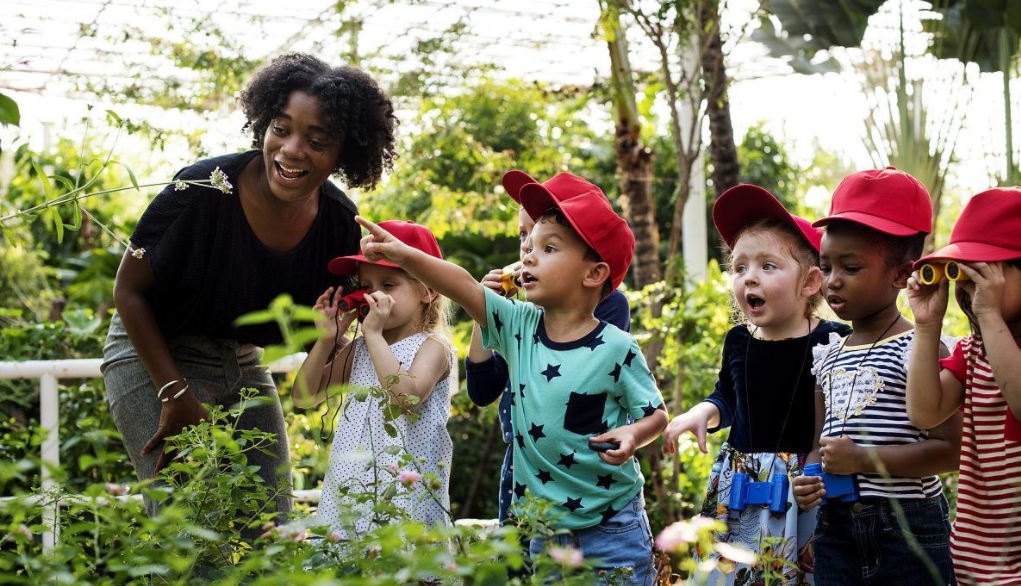
#> input picture 103+邓鋆+深圳/第四周/w2.png, 1021 x 586 px
$ python canny_Detail.py
#> lines starting #> are read from the running program, lines starting #| are printed output that depends on the picture; after the words box and inside, x2 and y2 are one past the last pixel; in counts of white or black regions, pixels touching at a corner belong together
#> further down, img is the input picture: shape (586, 1021, 4) float32; mean R, G, B, A 0.495, 0.482, 0.394, 1
import numpy as np
import matplotlib.pyplot as plt
import math


def do_canny(img):
    #1、处理高斯平滑
    dim = 3
    sigma = 0.5  # 高斯平滑时的高斯核参数，标准差，可调
    Gaussian_filter = np.zeros([dim, dim])

    #tmp = [i-dim//2 for i in range(dim)]  # 生成一个序列
    tmp = [-1,0,1]


    n1 = 1 / (2 * math.pi * sigma ** 2)  # 计算高斯核
    n2 = -1 / (2 * sigma ** 2)
    for i in range(dim):
        for j in range(dim):
            Gaussian_filter[i, j] = n1 * math.exp(n2 * (tmp[i] ** 2 + tmp[j] ** 2))
    dx, dy = img.shape
#> dx = 586; dy = 1021
    img_new = np.zeros(img.shape)  # 存储平滑之后的图像，zeros函数得到的是浮点型数据
    #tmp = dim//2

    tmp = 1

    img_pad = np.pad(img, ((tmp, tmp), (tmp, tmp)), 'constant')  # 边缘填补,  0轴填充 1 行0， 1轴填充1列0
    print('img_pad' , img_pad)
#> (printed output is left out)

    for i in range(dx):
        for j in range(dy):
            img_new[i, j] = np.sum(img_pad[i:i + dim, j:j + dim] * Gaussian_filter)
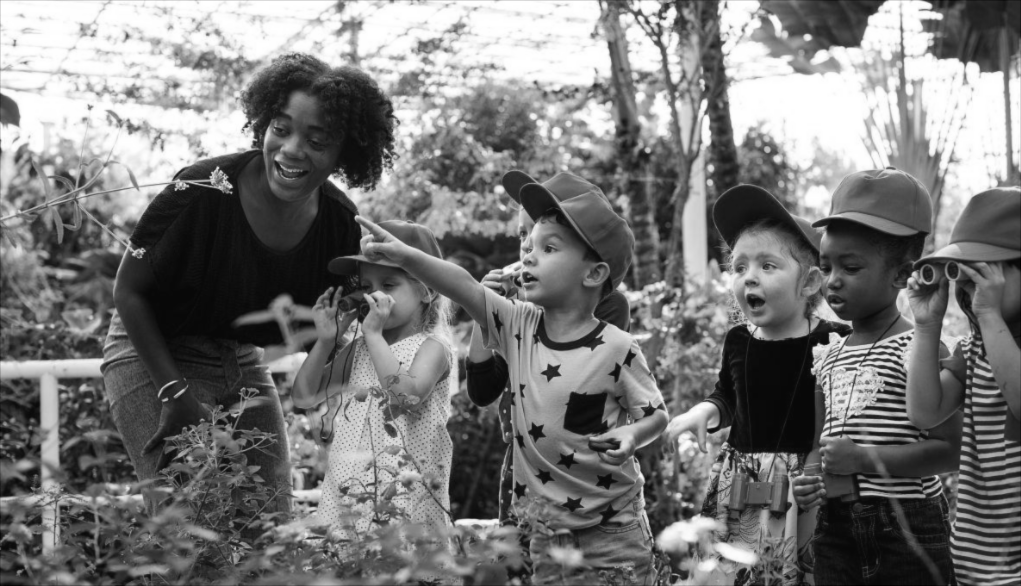
#> img_new: shape (586, 1021) float64; min 58.93, max 262.1, mean 155.3; drawn with min black and max white

    #plt.figure(1)
    #plt.imshow(img_new.astype(np.uint8), cmap='gray')  # 此时的img_new是255的浮点型数据，强制类型转换才可以，gray灰阶
    #plt.axis('off')

    #plt.show()

    # 2、求梯度
    sobel_kernel_x = np.array([[-1, 0, 1], [-2, 0, 2], [-1, 0, 1]])
    sobel_kernel_y = np.array([[1, 2, 1], [0, 0, 0], [-1, -2, -1]])

    img_tidu_x = np.zeros(img_new.shape)  # 存储梯度图像
    img_tidu_y = np.zeros([dx, dy])
    img_tidu = np.zeros(img_new.shape)
    jiaodu = np.zeros(img_new.shape)

    print('img_tidu_x',img_tidu_x.shape)
#| img_tidu_x (586, 1021)
    print('img_tidu_y',img_tidu_y.shape)
#| img_tidu_y (586, 1021)

    img_pad = np.pad(img_new, ((1, 1), (1, 1)), 'constant')  # 边缘填补，根据上面矩阵结构所以写1

    for i in range(dx):
        for j in range(dy):
            img_tidu_x[i, j] = np.sum(img_pad[i:i + 3, j:j + 3] * sobel_kernel_x)  # x方向
            img_tidu_y[i, j] = np.sum(img_pad[i:i + 3, j:j + 3] * sobel_kernel_y)  # y方向
            img_tidu[i, j] = np.sqrt(img_tidu_x[i, j] ** 2 + img_tidu_y[i, j] ** 2)   #计算梯度值
            jiaodu[i,j] = math.degrees(math.atan2(img_tidu_y[i, j],img_tidu_x[i, j]))

            if jiaodu[i,j] < 0:
                jiaodu[i, j] = jiaodu[i,j] + 360
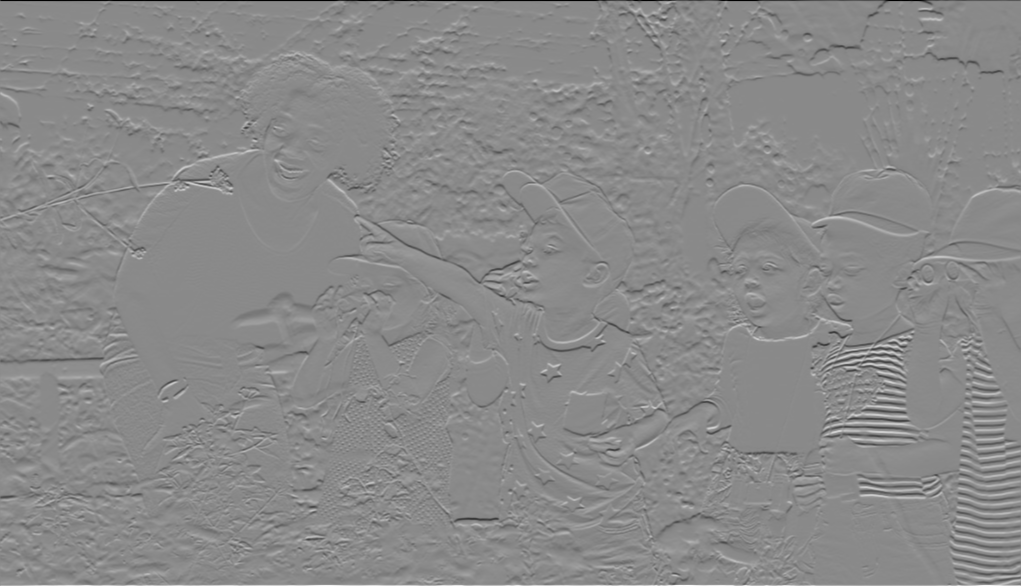
#> img_tidu_y: shape (586, 1021) float64; min -1048.4, max 891, mean 0.5; drawn with min black and max white
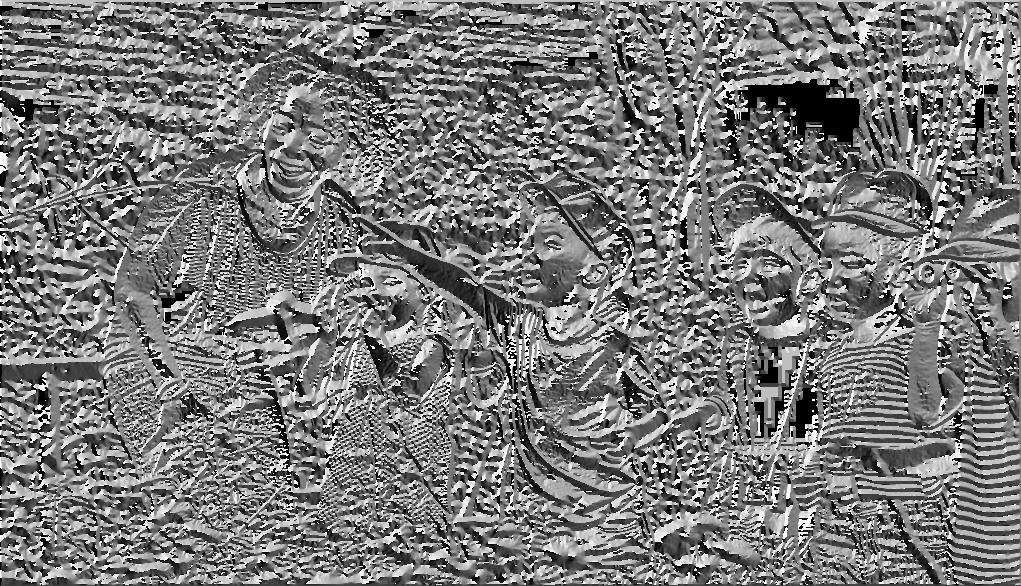
#> jiaodu: shape (586, 1021) float64; min 0, max 360, mean 172.6; drawn with min black and max white


    img_tidu_x[img_tidu_x == 0] = 0.00000001 #避免除以0 非法操作
#> img_tidu_x: shape (586, 1021) float64; min -1048.1, max 1048.4, mean -0.1
    img_tidu_y[img_tidu_y == 0] = 0.00000001  # 避免除以0 非法操作
#> img_tidu_y: shape (586, 1021) float64; 1.36% of pixels changed, all inside (x1, y1, x2, y2) = (1, 2, 1021, 551)
    #angle = img_tidu_y / img_tidu_x

    angle = img_tidu_y / img_tidu_x   #tan0
    #jiaodu = tantheta * 180/np.pi #转化为度数
   #jiaodu = np.degrees(angle)

    print('----------jiaodu:',jiaodu)
#> (printed output is left out)
    # [10 lines of commented-out code are left out]
    print('非极大值抑制','---' * 20)
    img_yizhi = np.zeros(img_tidu.shape)
    for i in range(1, dx - 1):
        for j in range(1, dy - 1):
            flag = True  # 在8邻域内是否要抹去做个标记
            temp = img_tidu[i - 1:i + 2, j - 1:j + 2]  # 梯度幅值的8邻域矩阵
            #通过角度判断方向
            if (jiaodu[i,j] >= 0 and jiaodu[i,j] <= 45) or (jiaodu[i,j] >= -180 and jiaodu[i,j] <= -145):
                #梯度线性插值
                #gp1 = (1-angle[i,j])*temp[2, 1] + angle[i,j]*temp[2, 2]
                #gp2 = (1-angle[i,j])*temp[0, 1] + angle[i,j]*temp[0, 0]
                gp1 = (1-angle[i,j])*temp[1, 2] + angle[i,j]*temp[0, 2]
                gp2 = (1-angle[i,j])*temp[1, 0] + angle[i,j]*temp[2, 0]

                if not ((img_tidu[i, j] >= gp1) and (img_tidu[i, j] >= gp2)):
                    flag = False


            elif  (jiaodu[i,j] > 45 and jiaodu[i,j] <= 90) or (jiaodu[i,j] > -145 and jiaodu[i,j] <= -90):

                #gp1 = (1 - angle[i, j]) * temp[1, 2] + angle[i, j] * temp[2, 2]
                #gp2 = (1 - angle[i, j]) * temp[1, 0] + angle[i, j] * temp[0, 0]
                gp1 = (1 - angle[i, j]) * temp[0, 1] + angle[i, j] * temp[0, 2]
                gp2 = (1 - angle[i, j]) * temp[2, 1] + angle[i, j] * temp[2, 0]

                if not ((img_tidu[i, j] >= gp1) and (img_tidu[i, j] >= gp2)):
                    flag = False


            elif (jiaodu[i, j] > 90 and jiaodu[i,j] <= 145) or (jiaodu[i, j] > -145 and jiaodu[i, j] <= -90):

                #gp1 = (1 - angle[i, j]) * temp[1, 2] + angle[i, j] * temp[0, 2]
                #gp2 = (1 - angle[i, j]) * temp[1, 0] + angle[i, j] * temp[2, 0]
                gp1 = (1 - angle[i, j]) * temp[0, 1] + angle[i, j] * temp[0, 0]
                gp2 = (1 - angle[i, j]) * temp[2, 1] + angle[i, j] * temp[2, 2]

                if not ((img_tidu[i, j] >= gp1) and (img_tidu[i, j] >= gp2)):
                    flag = False


            elif (jiaodu[i, j] > 145 and jiaodu[i,j] <= 180) or (jiaodu[i, j] > -90 and jiaodu[i,j] < 0):

                #gp1 = (1 - angle[i, j]) * temp[0, 1] + angle[i, j] * temp[0, 2]
                #gp2 = (1 - angle[i, j]) * temp[2, 1] + angle[i, j] * temp[2, 0]
                gp1 = (1 - angle[i, j]) * temp[1, 0] + angle[i, j] * temp[0, 0]
                gp2 = (1 - angle[i, j]) * temp[1, 2] + angle[i, j] * temp[2, 2]

                if not ((img_tidu[i, j] >= gp1) and (img_tidu[i, j] >= gp2)):
                    flag = False

            if flag:
                img_yizhi[i, j] = img_tidu[i, j]

    plt.figure(3)
    plt.imshow(img_yizhi.astype(np.uint8), cmap='gray')
    plt.axis('off')

    '''
    angle = img_tidu_y / img_tidu_x
    img_yizhi = np.zeros(img_tidu.shape)
    for i in range(1, dx - 1):
        for j in range(1, dy - 1):
            flag = True  # 在8邻域内是否要抹去做个标记
            temp = img_tidu[i - 1:i + 2, j - 1:j + 2]  # 梯度幅值的8邻域矩阵
            #print(temp)
            if angle[i, j] <= -1:  # 使用线性插值法判断抑制与否
                num_1 = (temp[0, 1] - temp[0, 0]) / angle[i, j] + temp[0, 1]
                num_2 = (temp[2, 1] - temp[2, 2]) / angle[i, j] + temp[2, 1]
                if not (img_tidu[i, j] > num_1 and img_tidu[i, j] > num_2):
                    flag = False
            elif angle[i, j] >= 1:
                num_1 = (temp[0, 2] - temp[0, 1]) / angle[i, j] + temp[0, 1]
                num_2 = (temp[2, 0] - temp[2, 1]) / angle[i, j] + temp[2, 1]
                if not (img_tidu[i, j] > num_1 and img_tidu[i, j] > num_2):
                    flag = False
            elif angle[i, j] > 0:
                num_1 = (temp[0, 2] - temp[1, 2]) * angle[i, j] + temp[1, 2]
                num_2 = (temp[2, 0] - temp[1, 0]) * angle[i, j] + temp[1, 0]
                if not (img_tidu[i, j] > num_1 and img_tidu[i, j] > num_2):
                    flag = False
            elif angle[i, j] < 0:
                num_1 = (temp[1, 0] - temp[0, 0]) * angle[i, j] + temp[1, 0]
                num_2 = (temp[1, 2] - temp[2, 2]) * angle[i, j] + temp[1, 2]
                if not (img_tidu[i, j] > num_1 and img_tidu[i, j] > num_2):
                    flag = False
            if flag:
                img_yizhi[i, j] = img_tidu[i, j]
    plt.figure(3)
    plt.imshow(img_yizhi.astype(np.uint8), cmap='gray')
    plt.axis('off')
 '''

    # 4、双阈值检测，连接边缘。遍历所有一定是边的点,查看8邻域是否存在有可能是边的点，进栈
    lower_boundary = img_tidu.mean() * 0.8
#> lower_boundary = 56.54
    high_boundary = lower_boundary * 3  # 这里我设置高阈值是低阈值的三倍
#> high_boundary = 169.6
    zhan = []
    for i in range(1, img_yizhi.shape[0] - 1):  # 外圈不考虑了
        for j in range(1, img_yizhi.shape[1] - 1):
            if img_yizhi[i, j] >= high_boundary:  # 取，一定是边的点
                img_yizhi[i, j] = 255
                zhan.append([i, j])
            elif img_yizhi[i, j] <= lower_boundary:  # 舍
                img_yizhi[i, j] = 0
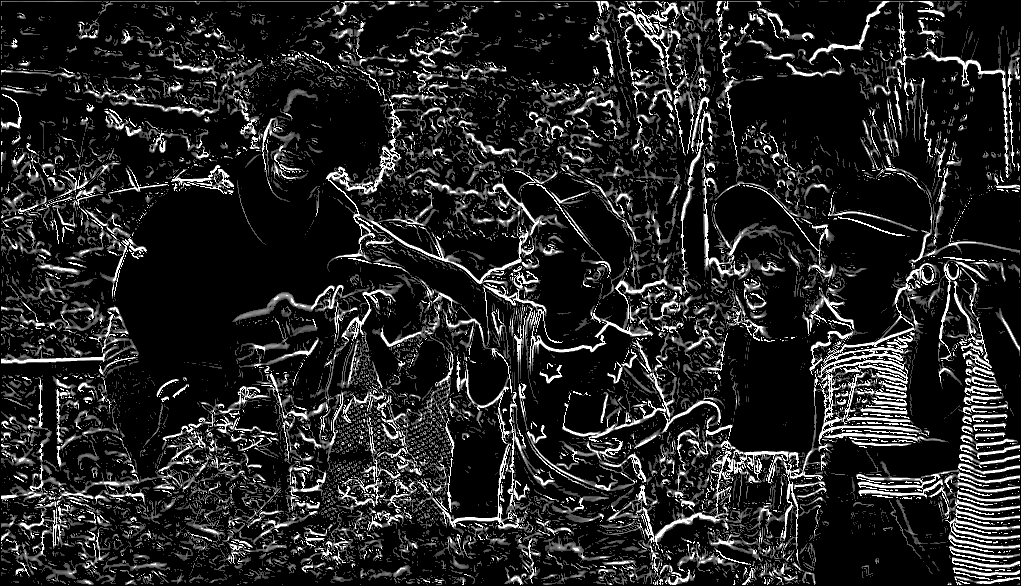
#> img_yizhi: shape (586, 1021) float64; min 0, max 255, mean 36.2

    while not len(zhan) == 0:
        temp_1, temp_2 = zhan.pop()  # 出栈
        a = img_yizhi[temp_1 - 1:temp_1 + 2, temp_2 - 1:temp_2 + 2]
        if (a[0, 0] < high_boundary) and (a[0, 0] > lower_boundary):
            img_yizhi[temp_1 - 1, temp_2 - 1] = 255  # 这个像素点标记为边缘
            zhan.append([temp_1 - 1, temp_2 - 1])  # 进栈
        if (a[0, 1] < high_boundary) and (a[0, 1] > lower_boundary):
            img_yizhi[temp_1 - 1, temp_2] = 255
            zhan.append([temp_1 - 1, temp_2])
        if (a[0, 2] < high_boundary) and (a[0, 2] > lower_boundary):
            img_yizhi[temp_1 - 1, temp_2 + 1] = 255
            zhan.append([temp_1 - 1, temp_2 + 1])
        if (a[1, 0] < high_boundary) and (a[1, 0] > lower_boundary):
            img_yizhi[temp_1, temp_2 - 1] = 255
            zhan.append([temp_1, temp_2 - 1])
        if (a[1, 2] < high_boundary) and (a[1, 2] > lower_boundary):
            img_yizhi[temp_1, temp_2 + 1] = 255
            zhan.append([temp_1, temp_2 + 1])
        if (a[2, 0] < high_boundary) and (a[2, 0] > lower_boundary):
            img_yizhi[temp_1 + 1, temp_2 - 1] = 255
            zhan.append([temp_1 + 1, temp_2 - 1])
        if (a[2, 1] < high_boundary) and (a[2, 1] > lower_boundary):
            img_yizhi[temp_1 + 1, temp_2] = 255
            zhan.append([temp_1 + 1, temp_2])
        if (a[2, 2] < high_boundary) and (a[2, 2] > lower_boundary):
            img_yizhi[temp_1 + 1, temp_2 + 1] = 255
            zhan.append([temp_1 + 1, temp_2 + 1])
#> this loop made 132025 passes
#> a on passes 1 to 3: [[255, 148.8, 0], [255, 255, 113.4], [0, 0, 0]], [[255, 0, 0], [255, 255, 59.45], [0, 0, 0]], [[0, 0, 0], [255, 255, 0], [0, 0, 0]]
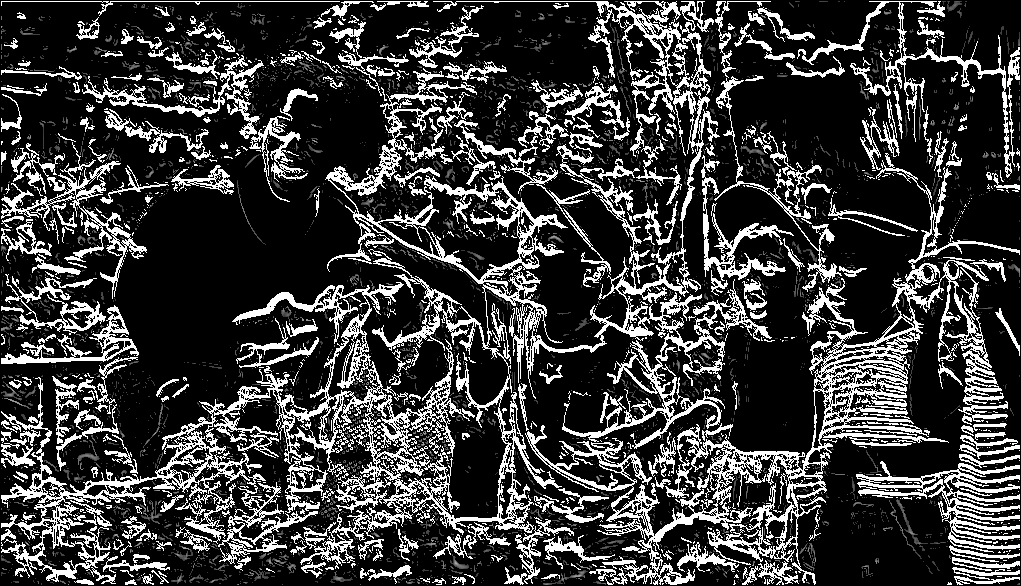
#> img_yizhi: shape (586, 1021) float64; 15.09% of pixels changed, all inside (x1, y1, x2, y2) = (1, 1, 1020, 585)
#> after the loop, zhan = []

    for i in range(img_yizhi.shape[0]):
        for j in range(img_yizhi.shape[1]):
            if img_yizhi[i, j] != 0 and img_yizhi[i, j] != 255:
                img_yizhi[i, j] = 0
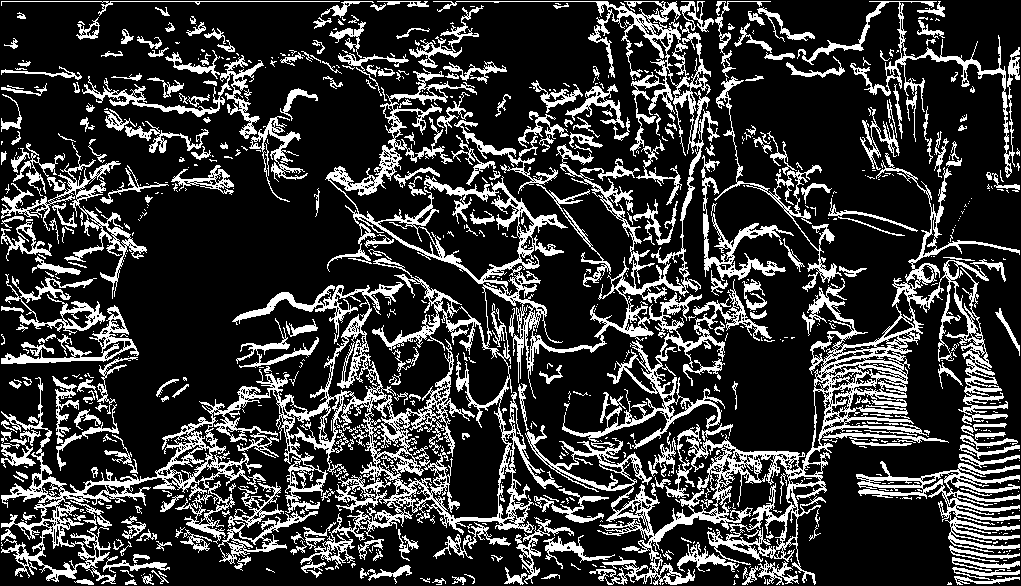
#> img_yizhi: shape (586, 1021) float64; 22.1% white; 775 white regions (482 under 20 px), largest, box (x1, y1, x2, y2) and area: (1, 1, 772, 584) 48159, (525, 153, 1020, 585) 21802, (856, 461, 1020, 553) 4062
   # 绘图
    plt.figure(4)
    plt.imshow(img_yizhi.astype(np.uint8), cmap='gray')
    plt.axis('off')  # 关闭坐标刻度值
    plt.show()
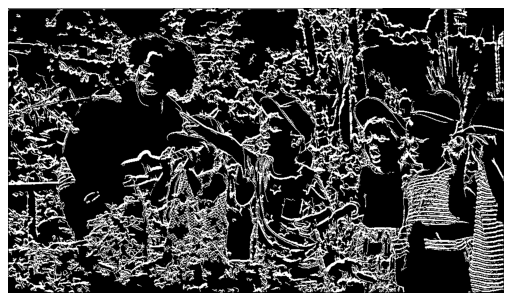
#> figure drawn by matplotlib, 1 panel


img_path = 'w2.png'
img = plt.imread(img_path)

if img_path[-4:] == '.png':
    img = img * 255
img = img.mean(axis=-1)  # 取均值就是灰度化了
do_canny(img)
print('img',img)
#> (printed output is left out)
#plt.imshow(img, cmap='gray')
#plt.show()
